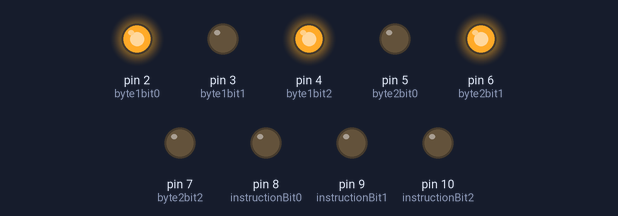
A sketch run on a simulated Arduino Uno, built with avr-gcc and run on an emulated ATmega328P. Parts: output pins drawn as LEDs (lit = HIGH).

Above: at 0.6 s.
At 3.1 s:
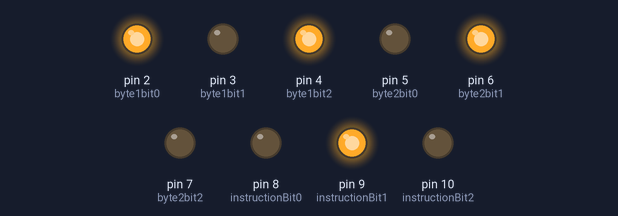
At 4.3 s:
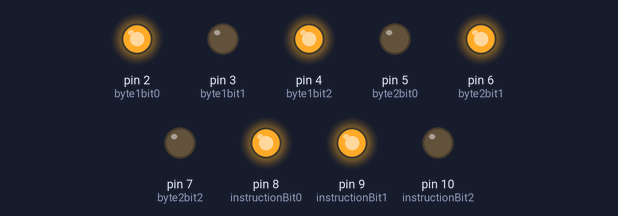
At 6.8 s:
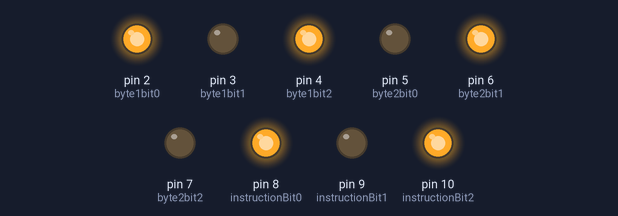
At 9.3 s:
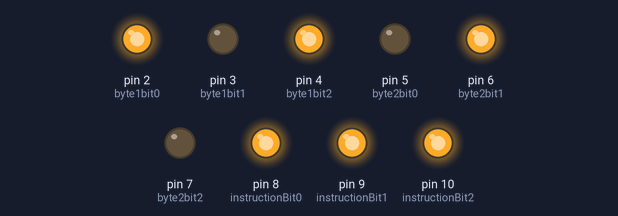
At 19.8 s:
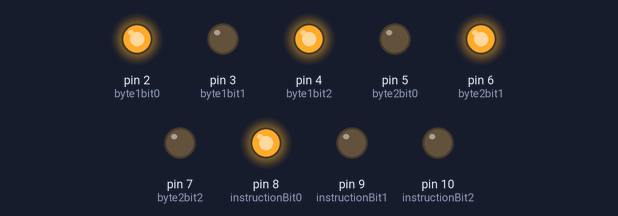
Timing chart, 0 to 20.7 s (numbered marks = the images above):
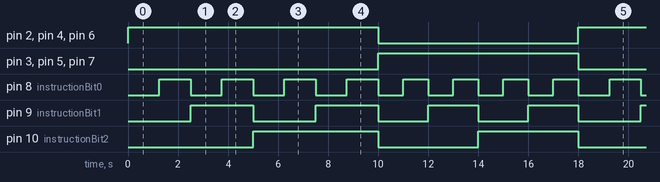

The sketch:

prog1.ino
```cpp
int byte1bit0 = 2;
int byte1bit1 = 3;
int byte1bit2 = 4;
int byte2bit0 = 5;
int byte2bit1 = 6;
int byte2bit2 = 7;
int instructionBit0 = 8;
int instructionBit1 = 9;
int instructionBit2 = 10;
void setup()
{
  pinMode(byte1bit0, OUTPUT);
  pinMode(byte1bit1, OUTPUT);
  pinMode(byte1bit2, OUTPUT);

  pinMode(byte2bit0, OUTPUT);
  pinMode(byte2bit1, OUTPUT);
  pinMode(byte2bit2, OUTPUT);

  pinMode(instructionBit0, OUTPUT);
  pinMode(instructionBit1, OUTPUT);
  pinMode(instructionBit2, OUTPUT);
}

void loop()
{
    digitalWrite(byte1bit0,HIGH);
    digitalWrite(byte1bit1,LOW);
    digitalWrite(byte1bit2,HIGH);

    digitalWrite(byte2bit0,LOW);
    digitalWrite(byte2bit1,HIGH);
    digitalWrite(byte2bit2,LOW);

    digitalWrite(instructionBit0,LOW);
    digitalWrite(instructionBit1,LOW);
    digitalWrite(instructionBit2,LOW);
    delay(1000*1.25);

    digitalWrite(instructionBit0,HIGH);
    digitalWrite(instructionBit1,LOW);
    digitalWrite(instructionBit2,LOW);
    delay(1000*1.25);

    digitalWrite(instructionBit0,LOW);
    digitalWrite(instructionBit1,HIGH);
    digitalWrite(instructionBit2,LOW);
    delay(1000*1.25);

    digitalWrite(instructionBit0,HIGH);
    digitalWrite(instructionBit1,HIGH);
    digitalWrite(instructionBit2,LOW);
    delay(1000*1.25);

    digitalWrite(instructionBit0,LOW);
    digitalWrite(instructionBit1,LOW);
    digitalWrite(instructionBit2,HIGH);
    delay(1000*1.25);

    digitalWrite(instructionBit0,HIGH);
    digitalWrite(instructionBit1,LOW);
    digitalWrite(instructionBit2,HIGH);
    delay(1000*1.25);

    digitalWrite(instructionBit0,LOW);
    digitalWrite(instructionBit1,HIGH);
    digitalWrite(instructionBit2,HIGH);
    delay(1000*1.25);

    digitalWrite(instructionBit0,HIGH);
    digitalWrite(instructionBit1,HIGH);
    digitalWrite(instructionBit2,HIGH);
    delay(1000*1.25);

    digitalWrite(byte1bit0,LOW);
    digitalWrite(byte1bit1,HIGH);
    digitalWrite(byte1bit2,LOW);

    digitalWrite(byte2bit0,HIGH);
    digitalWrite(byte2bit1,LOW);
    digitalWrite(byte2bit2,HIGH);

    digitalWrite(instructionBit0,LOW);
    digitalWrite(instructionBit1,LOW);
    digitalWrite(instructionBit2,LOW);
    delay(1000*1);

    digitalWrite(instructionBit0,HIGH);
    digitalWrite(instructionBit1,LOW);
    digitalWrite(instructionBit2,LOW);
    delay(1000*1);

    digitalWrite(instructionBit0,LOW);
    digitalWrite(instructionBit1,HIGH);
    digitalWrite(instructionBit2,LOW);
    delay(1000*1);

    digitalWrite(instructionBit0,HIGH);
    digitalWrite(instructionBit1,HIGH);
    digitalWrite(instructionBit2,LOW);
    delay(1000*1);

    digitalWrite(instructionBit0,LOW);
    digitalWrite(instructionBit1,LOW);
    digitalWrite(instructionBit2,HIGH);
    delay(1000*1);

    digitalWrite(instructionBit0,HIGH);
    digitalWrite(instructionBit1,LOW);
    digitalWrite(instructionBit2,HIGH);
    delay(1000*1);

    digitalWrite(instructionBit0,LOW);
    digitalWrite(instructionBit1,HIGH);
    digitalWrite(instructionBit2,HIGH);
    delay(1000*1);

    digitalWrite(instructionBit0,HIGH);
    digitalWrite(instructionBit1,HIGH);
    digitalWrite(instructionBit2,HIGH);
    delay(1000*1);

}
```

Measured:
- by itself, pin 2 (byte1bit0), pin 4 (byte1bit2), pin 6 (byte2bit1): alternates HIGH for 10.0 s and LOW for 8.0 s
- by itself, pin 3 (byte1bit1), pin 5 (byte2bit0), pin 7 (byte2bit2): alternates HIGH for 8.0 s and LOW for 10.0 s
- by itself, pin 8 (instructionBit0): repeats every 18.0 s: 3 × (LOW 1.3 s, HIGH 1.3 s), 4 × (LOW 1.0 s, HIGH 1.0 s), LOW 1.3 s, HIGH 1.3 s
- by itself, pin 9 (instructionBit1): LOW → HIGH at 2.5 s, → LOW 2.5 s later, → HIGH 2.5 s later, → LOW 2.5 s later, … (17 changes in this stretch)
- by itself, pin 10 (instructionBit2): LOW → HIGH at 5.0 s, → LOW 5.0 s later, → HIGH 4.0 s later, → LOW 4.0 s later, … (8 changes in this stretch)
